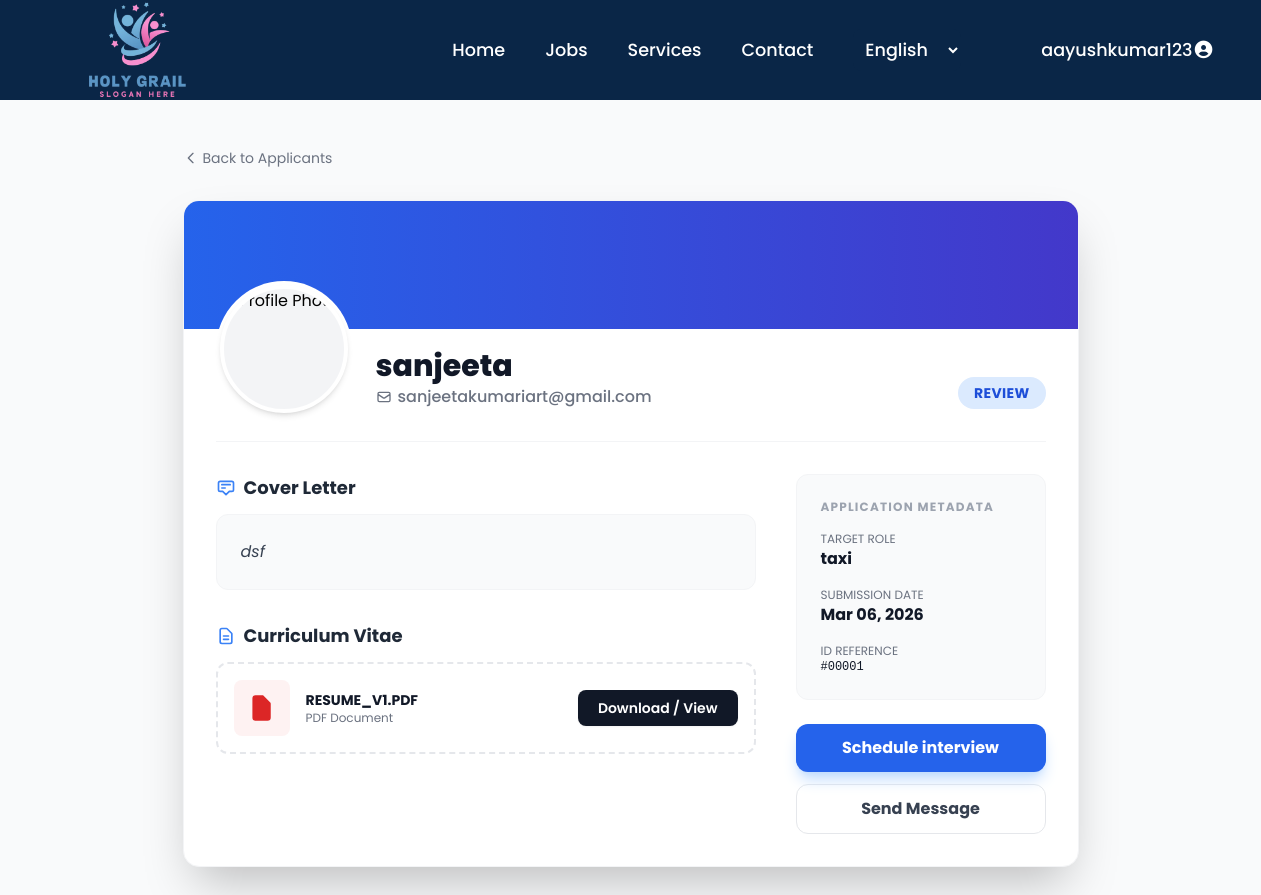
The app's page /candidate/1/ (signed in) with its own data.
### jobs/models.py (models this page shows, shortened)
class JobApplication(models.Model):
    STATUS_CHOICES = [
        ("applied", "Applied"),
        ("reviewing", "Under Review"),
        ("shortlisted", "Shortlisted"),
        ("rejected", "Rejected"),
        ("hired", "Hired"),
    ]
    job = models.ForeignKey("Job", on_delete=models.CASCADE,related_name="applications")
    applicant = models.ForeignKey(settings.AUTH_USER_MODEL, on_delete=models.CASCADE)
    resume = models.FileField(upload_to="resumes/")
    applied_at = models.DateTimeField(auto_now_add=True)
    cover_letter = models.TextField(blank=True, null=True)
    status = models.CharField(
        max_length=20,
        choices=STATUS_CHOICES,
        default="applied"
    )

class Job(models.Model):
    employer = models.ForeignKey(
        settings.AUTH_USER_MODEL,
        on_delete=models.CASCADE,
        related_name="jobs",
        null=True,        # 👈 IMPORTANT
        blank=True
    )
    STATUS_CHOICES = (
        ("open", "Open"),
        ("closed", "Closed"),
    )
    title = models.CharField(max_length=200)
    company_name = models.CharField(max_length=200)
    location = models.CharField(max_length=100)
    job_type = models.CharField(max_length=50)
    companyEmail = models.EmailField(null=True,blank=True)
    salary = models.IntegerField()
    station = models.CharField(max_length=100)
    description = models.TextField(null=True,blank=True)
    created_at = models.DateTimeField(auto_now_add=True)
    experience = models.CharField(max_length=100)
    education= models.CharField(max_length=200)
    skills = models.CharField(max_length=400)
    shift = models.CharField(max_length=50)
    expires_at = models.DateField(null=True, blank=True)
    status = models.CharField(
        max_length=10,
        choices=STATUS_CHOICES,
        default="open"
    )

### Pages/views.py (the view)
# urls.py: path("candidate/<int:application_id>/", views.candidate_profile, name="candidate_profile"),
@login_required
def candidate_profile(request, application_id):
    applications = JobApplication.objects.all()
    application = JobApplication.objects.get(id=application_id)
    return render(request, "Pages/candidate_profile.html", {
        "application": application,
        "applications":applications
    })

### templates/pages/candidate_profile.html (shortened to what this page needs)
{% extends "home.html" %}
{% load static %}
{% block body %}
<div class="min-h-screen bg-gray-50 py-12 px-4 sm:px-6 lg:px-8">
    <div class="max-w-4xl mx-auto">
        <nav class="flex mb-8 text-sm text-gray-500" aria-label="Breadcrumb">
            <a href="javascript:history.back()" class="hover:text-blue-600 flex items-center transition-colors">
                <svg class="w-4 h-4 mr-1" fill="none" stroke="currentColor" viewBox="0 0 24 24"><path stroke-linecap="round" stroke-linejoin="round" stroke-width="2" d="M15 19l-7-7 7-7"></path></svg>
                Back to Applicants
            </a>
        </nav>
        <div class="bg-white shadow-2xl rounded-2xl overflow-hidden border border-gray-100">
            <div class="bg-gradient-to-r from-blue-600 to-indigo-700 h-32 w-full"></div>
            <div class="px-8 pb-8">
                <div class="relative -mt-12 flex items-end justify-between mb-6">
                    <div class="flex items-end">
                        <div class="p-1 bg-white rounded-full">
                            <img src="{% static 'images/user.png' %}"
                                 class="w-32 h-32 rounded-full border-4 border-white shadow-md object-cover bg-gray-100"
                                 alt="Profile Photo">
                        </div>
                        <div class="ml-6 mb-2">
                            <h1 class="text-3xl font-extrabold text-gray-900 leading-tight">
                                {{ application.applicant.username }}
                            </h1>
                            <p class="text-gray-500 font-medium flex items-center">
                                <svg class="w-4 h-4 mr-1.5" fill="none" stroke="currentColor" viewBox="0 0 24 24"><path stroke-linecap="round" stroke-linejoin="round" stroke-width="2" d="M3 8l7.89 5.26a2 2 0 002.22 0L21 8M5 19h14a2 2 0 002-2V7a2 2 0 00-2-2H5a2 2 0 00-2 2v10a2 2 0 002 2z"></path></svg>
                                {{ application.applicant.email }}
                            </p>
                        </div>
                    </div>
                    <div class="mb-2">
                        <span class="inline-flex items-center px-4 py-1.5 rounded-full text-sm font-bold tracking-wide uppercase
                            {% if application.status == 'Accepted' %} bg-green-100 text-green-700
                            {% elif application.status == 'Rejected' %} bg-red-100 text-red-700
                            {% else %} bg-blue-100 text-blue-700 {% endif %}">
                            {{ application.status }}
                        </span>
                    </div>
                </div>
                <hr class="border-gray-100 mb-8">
                <div class="grid grid-cols-1 md:grid-cols-3 gap-10">
                    <div class="md:col-span-2 space-y-8">
                        <section>
                            <h3 class="text-lg font-bold text-gray-800 mb-3 flex items-center">
                                <svg class="w-5 h-5 mr-2 text-blue-500" fill="none" stroke="currentColor" viewBox="0 0 24 24"><path stroke-linecap="round" stroke-linejoin="round" stroke-width="2" d="M7 8h10M7 12h4m1 8l-4-4H5a2 2 0 01-2-2V6a2 2 0 012-2h14a2 2 0 012 2v8a2 2 0 01-2 2h-3l-4 4z"></path></svg>
                                Cover Letter
                            </h3>
                            <div class="prose prose-blue bg-gray-50 p-6 rounded-xl text-gray-700 leading-relaxed italic border border-gray-100">
                                {{ application.cover_letter|default:"The candidate did not provide a cover letter."|linebreaks }}
                            </div>
                        </section>
                        <section>
                            <h3 class="text-lg font-bold text-gray-800 mb-3 flex items-center">
                                <svg class="w-5 h-5 mr-2 text-blue-500" fill="none" stroke="currentColor" viewBox="0 0 24 24"><path stroke-linecap="round" stroke-linejoin="round" stroke-width="2" d="M9 12h6m-6 4h6m2 5H7a2 2 0 01-2-2V5a2 2 0 012-2h5.586a1 1 0 01.707.293l5.414 5.414a1 1 0 01.293.707V19a2 2 0 01-2 2z"></path></svg>
                                Curriculum Vitae
                            </h3>
                            {% if application.resume %}
                            <div class="flex items-center justify-between p-4 border-2 border-dashed border-gray-200 rounded-xl hover:border-blue-400 transition-colors group">
                                <div class="flex items-center">
                                    <div class="bg-red-50 p-3 rounded-lg mr-4 group-hover:bg-red-100 transition-colors">
                                        <svg class="w-8 h-8 text-red-600" fill="currentColor" viewBox="0 0 20 20"><path d="M4 4a2 2 0 012-2h4.586A1 1 0 0111 2.414l4.172 4.172a1 1 0 01.293.707V16a2 2 0 01-2 2H6a2 2 0 01-2-2V4z"></path></svg>
                                    </div>
                                    <div>
                                        <p class="text-sm font-bold text-gray-900 uppercase">Resume_v1.pdf</p>
                                        <p class="text-xs text-gray-500 text-uppercase">PDF Document</p>
                                    </div>
                                </div>
                                <a href="{{ application.resume.url }}" target="_blank" class="px-5 py-2 bg-gray-900 text-white text-sm font-semibold rounded-lg hover:bg-gray-800 shadow-sm transition-all">
                                    Download / View
                                </a>
                            </div>
                            {% else %}
                            <p class="text-gray-400 italic text-sm">No resume file attached.</p>
                            {% endif %}
                        </section>
                    </div>
                    <div class="space-y-6">
                        <div class="bg-gray-50 p-6 rounded-xl border border-gray-100">
                            <h4 class="text-xs font-bold text-gray-400 uppercase tracking-widest mb-4">Application Metadata</h4>
                            <div class="space-y-4">
                                <div>
                                    <p class="text-xs text-gray-500 uppercase">Target Role</p>
                                    <p class="font-bold text-gray-900">{{ application.job.title }}</p>
                                </div>
                                <div>
                                    <p class="text-xs text-gray-500 uppercase">Submission Date</p>
                                    <p class="font-bold text-gray-900">{{ application.applied_at|date:"M d, Y" }}</p>
                                </div>
                                <div>
                                    <p class="text-xs text-gray-500 uppercase">ID Reference</p>
                                    <p class="font-mono text-xs text-gray-900">#{{ application.id|stringformat:"05d" }}</p>
                                </div>
                            </div>
                        </div>
                        <div class="flex flex-col gap-3">
                            <button class="w-full py-3 bg-blue-600 text-white font-bold rounded-xl hover:bg-blue-700 shadow-lg shadow-blue-200 transition-all transform hover:-translate-y-0.5">
                                <a href="{% url 'Pages:schedule_interview' %}">
                                Schedule interview
                                </a>
                            </button>
                           <button
                            onclick="openModal('{{ application.applicant.email }}')"
                            class="w-full py-3 bg-white border border-gray-200 text-gray-700 font-bold rounded-xl hover:bg-gray-50">
                            Send Message
                            </button>
                        </div>
                    </div>
                </div>
            </div>
        </div>
    </div>
</div>
{% endblock body %}
{% block jsfile %}
<script src="https://cdn.tailwindcss.com?plugins=typography"></script>
{% endblock jsfile %}

### templates/home.html (shortened to what this page needs)
{% load static %}
<!DOCTYPE html>
<html lang="en">
  <head>
    {% block csslink %}
      <link rel="stylesheet" href="{%static 'css/style.css' %}">
      <link rel="stylesheet" href="https://cdnjs.cloudflare.com/ajax/libs/font-awesome/7.0.1/css/all.min.css" />
    {% endblock csslink %}
    <script src="https://cdn.tailwindcss.com"></script>
    <link href="https://unpkg.com/boxicons@2.1.4/css/boxicons.min.css" rel="stylesheet" />
  </head>
  <body class="font-poppins relative bg-gray-50">
    <header class="bg-primary sticky top-0 z-50">
      <nav class="max-w-[1200px] mx-auto px-4">
        <div id="navbar" class="flex justify-between items-center h-[100px]">
          {% if user.profile.role == "seeker" %}
            <a href="{% url 'accounts:seeker_dashboard' %}">
              <img
                class="w-[100px] md:w-[180px]"
                src="{% static 'images/logo.png' %}"
                alt="LOGO"
              />
            </a>
          {% else %}
            <a href="{% url 'accounts:provider_dashboard' %}">
              <img
                class="w-[100px] md:w-[180px]"
                src="{% static 'images/logo.png' %}"
                alt="LOGO"
              />
            </a>
          {% endif %}
          <ul
            id="menu"
            class="hidden md:flex items-center list-none space-x-0 md:space-x-10 text-white font-medium text-[1.1rem]"
          >
          {% if user.profile.role == "seeker" %}
          <li>
            <a href="{% url 'accounts:seeker_dashboard' %}" class="hover:text-accent transition-colors"
              >Home</a
            >
          </li>
          {% else %}
          <li>
            <a href="{% url 'accounts:provider_dashboard' %}" class="hover:text-accent transition-colors"
              >Home</a
            >
          </li>
          {% endif %}
            <li class="relative group z-20">
              {% if user.profile.role == "seeker" %}
              <a href="{% url 'jobs:job_list' %}" class="hover:text-accent transition-colors"
                >Jobs</a
              >
              {% else %}
              <a href="{% url 'jobs:recruiter_dashboard' %}" class="hover:text-accent transition-colors"
                >Jobs</a
              >
              {% endif %}
            </li>
            <li class="relative group z-20">
              <a href="{% url 'Pages:services' %}" class="hover:text-accent transition-colors"
                >Services</a
              >
            </li>
            <li class="relative group">
              <a href="{% url 'Pages:contact' %}" class="hover:text-accent transition-colors"
                >Contact</a
              >
            </li>
            <li>
              <select
                title="language"
                class="lang-option bg-primary text-white p-2 rounded-lg border-none outline-none cursor-pointer md:ml-0"
              >
                <option value="English">English</option>
              </select>
            </li>
            <li class="hidden lg:block ml-10 p-0">
              <div class="signin-buttons relative">
                {% if user.is_authenticated %}
                  <div class="d-flex align-items-center gap-3">
                      <li class="relative group z-20">
                        <span  class="hover:text-accent transition-colors"
                          >{{ user.username }}<i class="fa-solid fa-circle-user"></i></
                    </li>
                  </div>
                  {% endif %}
              </div>
            </li>
          </ul>
        </div>
      </nav>
    </header>
{% block body %}{% endblock body %}
{% block jsfile %}
{% endblock jsfile %}
  </body>
</html>

### static/css/style.css (style rules this page uses)
html { scroll-behavior: smooth; }

### records on screen
JobApplication: applicant.username "sanjeeta", applicant.email "sanjeetakumariart@gmail.com", status "REVIEW", cover_letter "dsf", job "taxi", applied_at "Mar 06, 2026", id "00001"

### other values on screen
{{ user.username }} "aayushkumar123"
